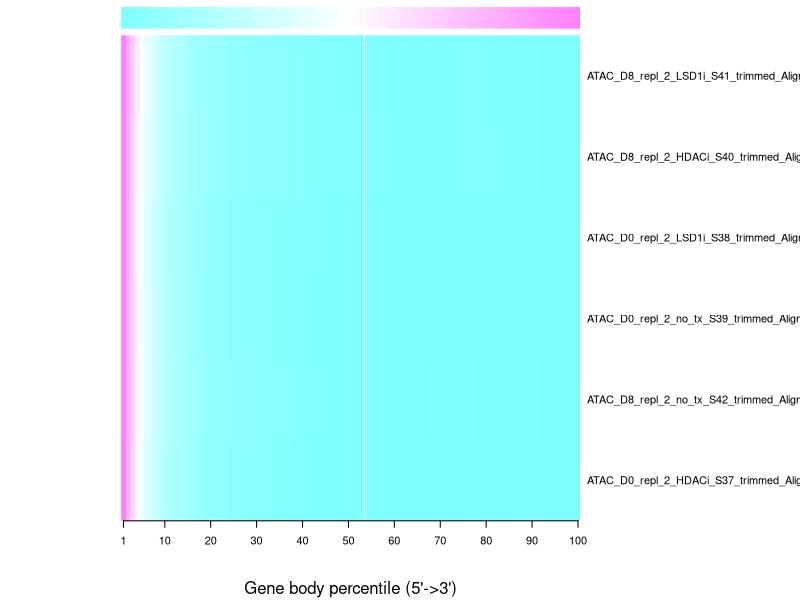
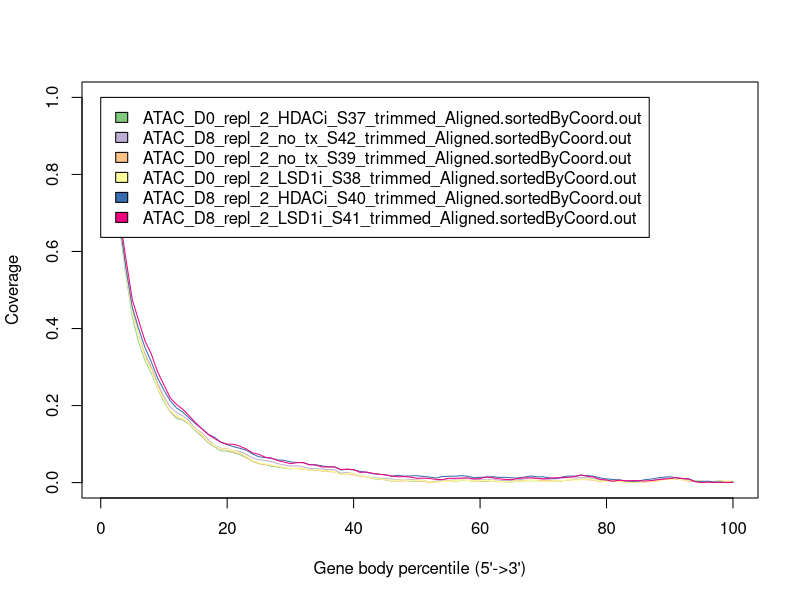

Generate these figures, in order, with R:
ATAC_D0_repl_2_HDACi_S37_trimmed_Aligned.sortedByCoord.out <- c(1.0,0.8232173809096887,0.6574024266331958,0.5363696132926902,0.428859601936525,0.3638306138306138,0.3166577012730859,0.28420297651066884,0.24385870539716695,0.2095511326280557,0.18347677963062578,0.16582989659912736,0.16207937361783514,0.15058872751180444,0.13377861454784531,0.11923973462435,0.10335604566373797,0.09201482278405355,0.08221265913573605,0.08140577371346602,0.07722192337576952,0.07226107226107226,0.06462554539477616,0.05479349710118941,0.04899587591895284,0.046276373199450126,0.04201781124858048,0.04031438646823262,0.03696730619807543,0.035398362321439246,0.03698224852071006,0.03451676528599606,0.03238001314924392,0.03254437869822485,0.03178232024385871,0.030198434044587892,0.028973163588548203,0.023414619568465724,0.02504333273564043,0.022772099695176618,0.017736536967306198,0.014792899408284023,0.010250433327356404,0.008382642998027613,0.007007949315641623,0.003780407626561473,0.0047217739525431835,0.005543601697447852,0.0036010997549459087,0.0038551192397346242,0.003705696013388321,0.0018677903293287908,0.0014942322634630327,0.0030781184627338472,0.004841312533620226,0.0036010997549459087,0.005140158986312832,0.00500567808260116,0.004079254079254079,0.00321259936644552,0.0035413304644073876,0.00457235072619688,0.002973522204291435,0.001509174586097663,0.0013448090371167294,0.0036010997549459087,0.0041390233697926005,0.004706831629908553,0.004632120016735401,0.003063176140099217,0.0030930607853684776,0.003885003885003885,0.004183850337696492,0.006798756798756799,0.008024027254796486,0.008801028031797263,0.009353893969278585,0.008845854999701154,0.004557408403562249,0.004228677305600383,0.00321259936644552,0.0031229454306377384,0.0,0.0002839041300579762,0.0006275775506544738,0.0020470982009443547,0.004617177694100771,0.008053911900065746,0.009712509712509712,0.010071125455740841,0.009667682744605822,0.01001135616520232,0.007665411511565357,0.004617177694100771,0.004213734982965752,0.0015689438766361844,0.003003406849560696,0.0053792361484669175,0.002570079493156416,0.003376964915426454)
ATAC_D8_repl_2_no_tx_S42_trimmed_Aligned.sortedByCoord.out <- c(1.0,0.8355250823579827,0.6694967458553178,0.5481961593057825,0.4385194311273,0.38148485416610867,0.334159145083965,0.3003187186972708,0.25757291694565715,0.2229022149610306,0.19610573961485925,0.18185713903098802,0.17354099150976243,0.1606851112837132,0.13891046415084232,0.12928194552320754,0.1117390256314112,0.09644588477917347,0.0887189651016418,0.08772799100088384,0.08286686129040897,0.0805501245413397,0.07373382971315318,0.06399817875030131,0.05982001767683531,0.05728901625733187,0.05465088250261135,0.04930765728365964,0.045785681763398235,0.04289310871253716,0.04396443206470793,0.041045075930042585,0.03710796261081501,0.03592950692342716,0.03539384524734178,0.03365294480006428,0.03370651096767282,0.0241047754238423,0.026836649971877763,0.022578139646998955,0.017167956718536572,0.016297506494897824,0.012253260840453169,0.011610466829150708,0.011141762862575996,0.009052682325842998,0.007673353509923132,0.007137691833837748,0.008088491308889306,0.007499263465195383,0.006093151565471249,0.002075688994830865,0.003696065564989153,0.006441331654926748,0.010110614136111631,0.008932158448723786,0.010324878806545786,0.010820365856924766,0.008182232102204248,0.007472480381391113,0.006856469453892921,0.009655301711439055,0.005852103811232826,0.005544098347483729,0.005570881431287998,0.0076331788842167285,0.008838417655408843,0.013525457321155957,0.010954281275946113,0.008570586817366152,0.008490237565953344,0.009882957923775344,0.012266652382355305,0.013137102605994055,0.011985430002410478,0.012936229477462036,0.012387176259474516,0.01155690066154217,0.008168840560302114,0.006642204783458767,0.004566515788627903,0.004620081956236441,0.0022631705814607495,0.0026381337547205187,0.0028523984251546722,0.003521975520261403,0.004486166537215095,0.007820660470846614,0.010525751935077805,0.011543509119640036,0.012494308594691592,0.01086054048263117,0.007030559498620671,0.003200578514610172,0.0028390068832525378,0.0,0.00223638749765648,0.0030264884698824224,0.0008168840560302113,0.0023970860004820954)
ATAC_D0_repl_2_no_tx_S39_trimmed_Aligned.sortedByCoord.out <- c(1.0,0.8295844510047804,0.6750385877628089,0.5589905740959974,0.4490416747838336,0.38280559260313796,0.32801846218399244,0.29710329532001617,0.25267117231871244,0.21708051730080472,0.1853561313332634,0.17062534654058834,0.16338733122536753,0.15481560294315985,0.1357090407756515,0.1221621135604142,0.10642729765776027,0.09460370742233744,0.08652650192564175,0.08459336740045856,0.07910866014296204,0.07549714525482909,0.06599631355741709,0.055866089223898935,0.049422307473288275,0.046560069532900754,0.04498658794263536,0.04231916200866164,0.03965173607468793,0.03596529349178043,0.03800332678964799,0.03596529349178043,0.032533605071106385,0.03322293986303217,0.029671367130718856,0.028547451709100717,0.027153796586294226,0.021384364088654448,0.022867932445190392,0.0200656366606225,0.016588991623083724,0.014760755870584886,0.011254139755136294,0.011059327748722482,0.007777494717597518,0.004750415848705999,0.0044207339916980115,0.0038362979724565795,0.006338882977926301,0.004375777374833286,0.003266847492170056,0.0,0.0017832791356341131,0.0034316884206740494,0.004705459231841273,0.004210936446329292,0.00705818884776191,0.006383839594791027,0.003851283511411488,0.004570589381247096,0.00443571953065292,0.00534983740690234,0.0020979754536871917,0.002577512700244264,0.0028472524014326174,0.005304880790037614,0.005424765101676882,0.006578651601204837,0.00624896974419685,0.004705459231841273,0.005469721718541608,0.003986153362005664,0.004600560459156914,0.006803434685528465,0.0076126537890935245,0.008376916275793858,0.007327928548950263,0.006039172198828131,0.0015285249734006683,0.0040760665957351155,0.0030720354857562454,0.003356760725899507,0.0010789588047534129,0.002337744076965728,0.0014535972786261257,0.002127946531597009,0.0021579176095068257,0.003821312433501671,0.008197089808334957,0.008137147652515322,0.00878152582757639,0.007163087620446269,0.0034466739596289583,0.0024126717717402706,0.0031919197973955134,0.001543510512355577,0.00017982646745890216,0.0027873102456129834,0.002247830843236277,0.0010939443437083215)
ATAC_D0_repl_2_LSD1i_S38_trimmed_Aligned.sortedByCoord.out <- c(1.0,0.8288628636191916,0.6672108586540019,0.5454827567596741,0.4408899562847428,0.37932430244481624,0.32384370446327376,0.2905715365103351,0.2463030924496735,0.2146769928220627,0.18738194182092935,0.17321496033245184,0.16714339683739005,0.15234227427276162,0.13813481569431701,0.1251281774515624,0.10704841059960063,0.09548545523233849,0.08768686923201469,0.0865804954395812,0.08268120243941929,0.07696044039073884,0.06914836202709267,0.05742349829996222,0.05194559879108425,0.0486264774137838,0.04546926439635166,0.04308111608829403,0.03821037292892223,0.03645636569701549,0.03620001079389066,0.03533649954125965,0.03193642398402504,0.033676938852609424,0.03083005019159156,0.030371309838631334,0.02873873387662583,0.020643315883210105,0.024434669976793135,0.022707647471531114,0.017985320308705272,0.015637649090614714,0.011347077554104378,0.009579577958875277,0.008257326353284042,0.0058152085919369635,0.006314426034864267,0.006692212207890334,0.005477899508877975,0.006327918398186626,0.005221544605753144,0.0025095795779588753,0.0010793890657887636,0.0027929192077284257,0.0036969075503265154,0.00445247989637865,0.006557288574666738,0.005855685681904042,0.004290571536510335,0.004573911166279886,0.005653300232068649,0.005653300232068649,0.003022289384208538,0.0020238544983539318,0.002577041394570673,0.004290571536510335,0.0037778617302606727,0.0061120405850288734,0.004398510443089212,0.0028603810243402234,0.003642938097037077,0.004128663176642021,0.005208052242430784,0.00797398672351449,0.006408872578120783,0.0072319067407847154,0.00979545577203303,0.007933509633547412,0.003737384640293594,0.003454045010524043,0.00415564790328674,0.0038453235468724704,0.0,0.0010524043391440445,0.001241297425657078,0.0030897512008203356,0.002131793404932808,0.004978682065950672,0.007056506017594041,0.00798747908683685,0.010443089211506287,0.007920017270225052,0.0064358573047655025,0.0042231097198985375,0.004250094446543257,0.0014032057855253926,0.002158778131577527,0.004425495169733931,0.003980247180096066,0.00415564790328674)
ATAC_D8_repl_2_HDACi_S40_trimmed_Aligned.sortedByCoord.out <- c(1.0,0.8368203732324514,0.6734792738345137,0.5551659707965214,0.4545223870268275,0.39929874743373855,0.3507185532052317,0.31348757814121936,0.27090493875573807,0.2399713962769025,0.21205969873820674,0.19358261631796267,0.18281008511914373,0.16770086041844479,0.15266083827362692,0.14048118843855967,0.125671841480012,0.11745980484879241,0.10479573712255773,0.09840603446287283,0.09330811284630113,0.08904062190030218,0.08435791561901686,0.07446195012802473,0.06698807409286983,0.0651196050840811,0.062835920740006,0.05884524001753132,0.05792253927245046,0.05374731840095961,0.05197111946667897,0.05208645705981407,0.046642522663837054,0.04615810477266961,0.04359761020507024,0.04078337293257364,0.04099098060021684,0.03273280893174321,0.034555142903277894,0.03296348411801343,0.029388018730825125,0.02666605153283661,0.02339046388779959,0.02142972480450278,0.020622361652557035,0.016539410855574265,0.01893843279278448,0.01677008604184448,0.017254503933011926,0.017969597010449586,0.015939655371271712,0.014578671772277457,0.011718299462526815,0.015478304998731287,0.016377938225185115,0.016677815967336394,0.0178773269359415,0.016562478374201287,0.01266406772623469,0.01393278125072086,0.014186523955618095,0.015339899886969158,0.013609835989942563,0.013609835989942563,0.01231805494682937,0.01194897464879703,0.014186523955618095,0.01713916633987682,0.014947752070309796,0.014855481995801712,0.01231805494682937,0.010472653456667666,0.01464787432815852,0.01718530137713086,0.016585545892828308,0.019192175497681714,0.017992664529076607,0.016493275818320222,0.012064312241932135,0.009711425341975964,0.00802749648220341,0.007173998293003621,0.004567368688150216,0.0032755876450370233,0.0036446679430693642,0.007312403404765749,0.00908860233904639,0.011879772092915965,0.013863578694839796,0.015040022144817882,0.012456460058591497,0.010149708195889368,0.010172775714516389,0.0032986551636640447,0.003091047496020853,0.003621600424442343,0.0018223339715346821,0.0014763211921293626,0.0,0.0012225784872321285)
ATAC_D8_repl_2_LSD1i_S41_trimmed_Aligned.sortedByCoord.out <- c(1.0,0.8552315608919383,0.6897727272727273,0.5793953687821612,0.47439965694682673,0.42058319039451114,0.3680746140651801,0.3338336192109777,0.28756432246998287,0.25370926243567754,0.21974699828473412,0.20274442538593482,0.19011578044596913,0.17317753001715266,0.1553173241852487,0.13936535162950256,0.12489279588336193,0.11438679245283019,0.10484562607204116,0.1,0.09948542024013722,0.09451114922813036,0.08760720411663808,0.07722984562607205,0.07360634648370497,0.06601629502572899,0.06352915951972556,0.05705403087478559,0.053430531732418525,0.04912092624356775,0.05180102915951972,0.05197255574614065,0.04614065180102916,0.04588336192109777,0.040523156089193824,0.040737564322469985,0.04022298456260721,0.0338336192109777,0.03481989708404803,0.033940823327615784,0.026436535162950258,0.02759433962264151,0.023992281303602057,0.02180531732418525,0.019789879931389365,0.017324185248713552,0.014965694682675815,0.015608919382504288,0.014150943396226415,0.011213550600343054,0.01153516295025729,0.01061320754716981,0.008340480274442539,0.007761578044596913,0.011106346483704975,0.01123499142367067,0.011578044596912522,0.012392795883361922,0.00960548885077187,0.0104631217838765,0.014686963979416809,0.012671526586620926,0.009927101200686106,0.00823327615780446,0.0075900514579759866,0.010827615780445969,0.012371355060034304,0.0120926243567753,0.011192109777015437,0.009648370497427101,0.011556603773584905,0.012414236706689537,0.012671526586620926,0.013829331046312178,0.01584476843910806,0.019596912521440822,0.016037735849056604,0.014365351629502573,0.007911663807890223,0.006903945111492281,0.0033447684391080617,0.00630360205831904,0.004781303602058319,0.005188679245283019,0.005253001715265866,0.003945111492281304,0.004995711835334477,0.007246998284734134,0.008812178387650086,0.01042024013722127,0.0129073756432247,0.010506003430531732,0.008876500857632932,0.0023799313893653517,0.0,0.0010506003430531732,0.00036449399656946825,0.0006861063464837049,0.000493138936535163,0.00032161234991423673)
data_matrix <- matrix(c(ATAC_D0_repl_2_HDACi_S37_trimmed_Aligned.sortedByCoord.out,ATAC_D8_repl_2_no_tx_S42_trimmed_Aligned.sortedByCoord.out,ATAC_D0_repl_2_no_tx_S39_trimmed_Aligned.sortedByCoord.out,ATAC_D0_repl_2_LSD1i_S38_trimmed_Aligned.sortedByCoord.out,ATAC_D8_repl_2_HDACi_S40_trimmed_Aligned.sortedByCoord.out,ATAC_D8_repl_2_LSD1i_S41_trimmed_Aligned.sortedByCoord.out), byrow=T, ncol=100)
rowLabel <- c("ATAC_D0_repl_2_HDACi_S37_trimmed_Aligned.sortedByCoord.out","ATAC_D8_repl_2_no_tx_S42_trimmed_Aligned.sortedByCoord.out","ATAC_D0_repl_2_no_tx_S39_trimmed_Aligned.sortedByCoord.out","ATAC_D0_repl_2_LSD1i_S38_trimmed_Aligned.sortedByCoord.out","ATAC_D8_repl_2_HDACi_S40_trimmed_Aligned.sortedByCoord.out","ATAC_D8_repl_2_LSD1i_S41_trimmed_Aligned.sortedByCoord.out")


pdf("qc_reports/mapping_reads/rseqc.geneBodyCoverage.heatMap.pdf")
rc <- cm.colors(ncol(data_matrix))
heatmap(data_matrix, scale=c("none"),keep.dendro=F, labRow = rowLabel ,Colv = NA,Rowv = NA,labCol=NA,col=cm.colors(256),margins = c(6, 8),ColSideColors = rc,cexRow=1,cexCol=1,xlab="Gene body percentile (5'->3')", add.expr=x_axis_expr <- axis(side=1,at=c(1,10,20,30,40,50,60,70,80,90,100),labels=c("1","10","20","30","40","50","60","70","80","90","100")))
dev.off()


pdf("qc_reports/mapping_reads/rseqc.geneBodyCoverage.curves.pdf")
x=1:100
icolor = colorRampPalette(c("#7fc97f","#beaed4","#fdc086","#ffff99","#386cb0","#f0027f"))(6)
plot(x,ATAC_D0_repl_2_HDACi_S37_trimmed_Aligned.sortedByCoord.out,type='l',xlab="Gene body percentile (5'->3')", ylab="Coverage",lwd=0.8,col=icolor[1])
lines(x,ATAC_D8_repl_2_no_tx_S42_trimmed_Aligned.sortedByCoord.out,type='l',col=icolor[2])
lines(x,ATAC_D0_repl_2_no_tx_S39_trimmed_Aligned.sortedByCoord.out,type='l',col=icolor[3])
lines(x,ATAC_D0_repl_2_LSD1i_S38_trimmed_Aligned.sortedByCoord.out,type='l',col=icolor[4])
lines(x,ATAC_D8_repl_2_HDACi_S40_trimmed_Aligned.sortedByCoord.out,type='l',col=icolor[5])
lines(x,ATAC_D8_repl_2_LSD1i_S41_trimmed_Aligned.sortedByCoord.out,type='l',col=icolor[6])
legend(0,1,fill=icolor[1:6], legend=c('ATAC_D0_repl_2_HDACi_S37_trimmed_Aligned.sortedByCoord.out','ATAC_D8_repl_2_no_tx_S42_trimmed_Aligned.sortedByCoord.out','ATAC_D0_repl_2_no_tx_S39_trimmed_Aligned.sortedByCoord.out','ATAC_D0_repl_2_LSD1i_S38_trimmed_Aligned.sortedByCoord.out','ATAC_D8_repl_2_HDACi_S40_trimmed_Aligned.sortedByCoord.out','ATAC_D8_repl_2_LSD1i_S41_trimmed_Aligned.sortedByCoord.out'))
dev.off()
